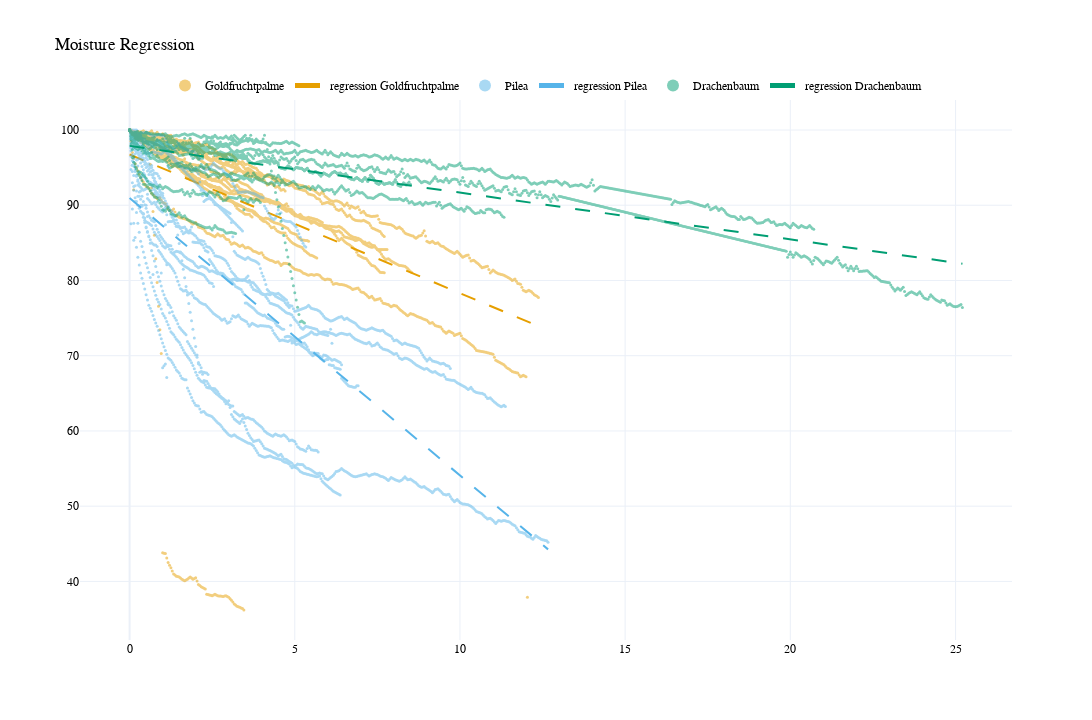

Notebook code cell kept with this figure:
### Markdown cell above
## Plot regression

### Code cell
regression_figure = go.Figure(
    layout=go.Layout(
        title="Moisture Regression",
        width=1280,
        height=720,
        template="plotly_white",
        font=dict(family="Times New Roman", color="#000000"),
    )
)

for index, plant in enumerate(PLANTS):
    regression_figure.add_trace(
        go.Scatter(
            x=all_decending_dfs[all_decending_dfs["plant"] == plant]["offset"],
            y=all_decending_dfs[all_decending_dfs["plant"] == plant][
                "soil moisture in %"
            ],
            mode="markers",
            name=plant,
            opacity=0.5,
            marker=dict(color=COLORS[index], size=3),
        )
    )
    poly_x, poly_y = polyfits[plant].linspace(100)
    regression_figure.add_trace(
        go.Scatter(
            x=poly_x,
            y=poly_y,
            mode="lines",
            name=f"regression {plant}",
            opacity=1,
            line=dict(color=COLORS[index], width=2, dash="longdash"),
        )
    )

regression_figure.update_scenes(
    dict(
        xaxis_title="Time after last watering in days",
        yaxis_title="soil moisture in %",
    )
)

regression_figure.update_layout(
    legend=dict(
        orientation="h",
        yanchor="bottom",
        y=1,
        xanchor="center",
        x=0.5,
        itemsizing='constant',
    )
)

makedirs("./dist", exist_ok=True)
regression_figure.write_html("./dist/moisture_regression.html")

regression_figure.show()
